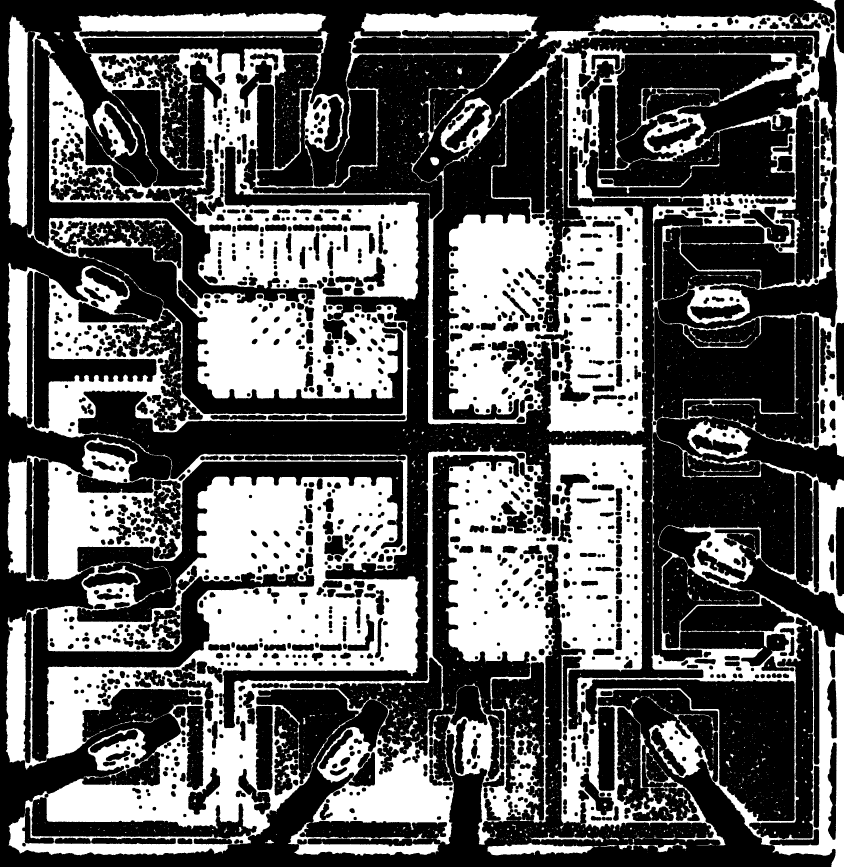
#> input picture metal/0.gif, 2531 x 2599 px, given in place of 54HC32_RCA_8825_die_120nmpp.jpg, which was not available (shown at 1/3 size)
$ python metal.py
#> lines starting #> are read from the running program, lines starting #| are printed output that depends on the picture; after the words box and inside, x2 and y2 are one past the last pixel; in counts of white or black regions, pixels touching at a corner belong together; pictures that were not available may be replaced by others from this repository, and a replacement may not be noted
import matplotlib.pyplot as plt
import imageio.v2 as imageio
from skimage import morphology
from sklearn.cluster import KMeans
from sklearn.utils import shuffle

from k_means import *

filename = "54HC32_RCA_8825_die_120nmpp.jpg"
N_CLUSTERS = 6
SUBSET_SIZE=1000
DOWNSAMPLING = 4
CLOSING_SIZE = 20//DOWNSAMPLING

# reading input image
img = imageio.imread(filename)
#> img is the input picture: shape (2599, 2531, 3); 38.2% white; 3233 white regions (2909 under 20 px), largest, box (x1, y1, x2, y2) and area: (18, 0, 2531, 2599) 2406984, (23, 47, 87, 682) 32083, (864, 2467, 1319, 2567) 14426
img = img[::DOWNSAMPLING,::DOWNSAMPLING,:]
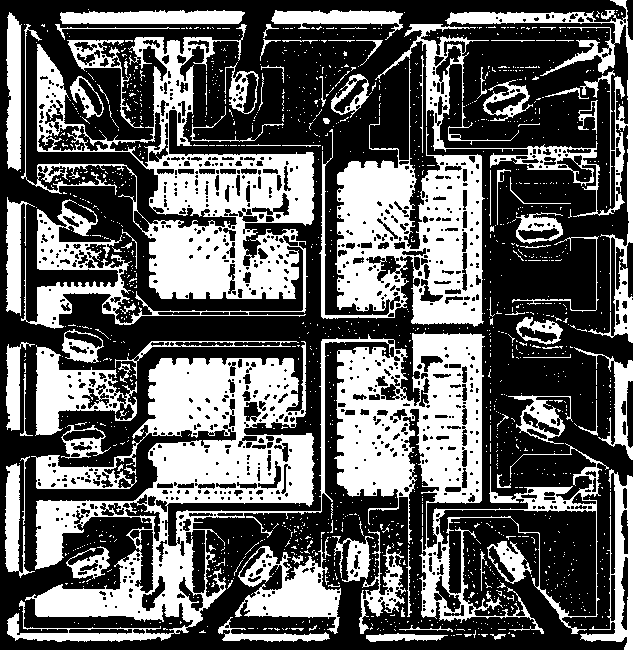
#> img: shape (650, 633, 3); 38.2% white; 1508 white regions (1417 under 20 px), largest, box (x1, y1, x2, y2) and area: (7, 332, 609, 642) 56856, (21, 24, 315, 329) 29424, (319, 60, 485, 327) 18564
X, Y, _ = img.shape
#> X = 650; Y = 633

# k_mean clustering
img_2d = np.reshape(img, (X * Y, 3))
subset = shuffle(img_2d, n_samples=SUBSET_SIZE)
#> subset = 1000 rows, first 8: [255, 255, 255], [0, 0, 0], [0, 0, 0], [0, 0, 0], [0, 0, 0], [0, 0, 0], [0, 0, 0], [0, 0, 0]
kmeans = KMeans(n_clusters=N_CLUSTERS).fit(subset)
labels = kmeans.predict(img_2d)
print(f'{kmeans.cluster_centers_ = }')
#| kmeans.cluster_centers_ = array([[-4.68958206e-13, -4.68958206e-13, -4.68958206e-13],
#|        [ 2.55000000e+02,  2.55000000e+02,  2.55000000e+02],
#|        [ 0.00000000e+00,  0.00000000e+00,  0.00000000e+00],
#|        [ 0.00000000e+00,  0.00000000e+00,  0.00000000e+00],
#|        [ 0.00000000e+00,  0.00000000e+00,  0.00000000e+00],
#|        [ 0.00000000e+00,  0.00000000e+00,  0.00000000e+00]])
clustered_img = kmeans.cluster_centers_[labels].reshape(X, Y, -1) / 255.0
plt.imshow(clustered_img)
plt.show()

# [5 lines of commented-out code are left out]

labels2d = labels.reshape(X,Y)
for cluster in range(N_CLUSTERS):
    metal = (labels2d == cluster)
    # closing elliminates holes in the set
    metal = morphology.binary_closing(metal, morphology.disk(CLOSING_SIZE))
    imageio.imwrite(f"metal/{cluster}.gif", 255*metal.astype(np.uint8))
#> this loop made 6 passes
#> pass 2, `metal = morphology.binary_closing(metal, morphology.disk(CLOSING_SIZE))`:
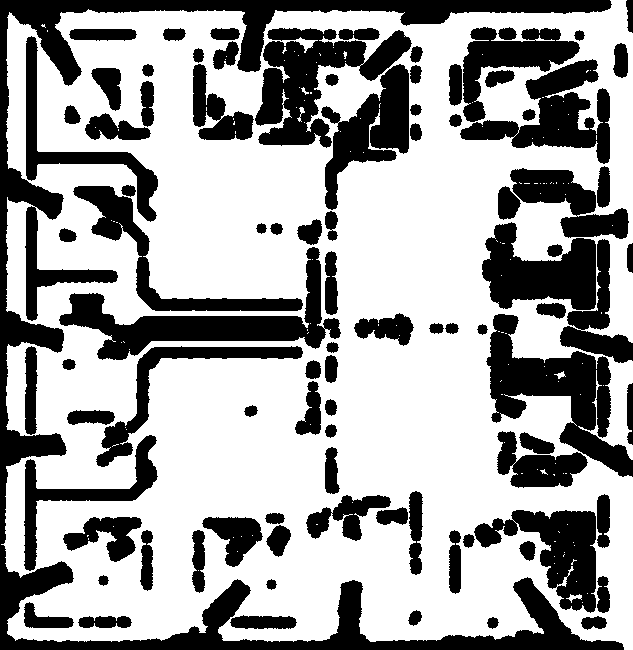
#> metal: shape (650, 633) bool; 64.4% white; 92 black regions, largest, box (x1, y1, x2, y2) and area: (0, 0, 624, 650) 34740, (486, 314, 633, 477) 9013, (255, 28, 412, 148) 8434

    # [30 lines of commented-out code are left out]

$ run again, on metal/4.gif
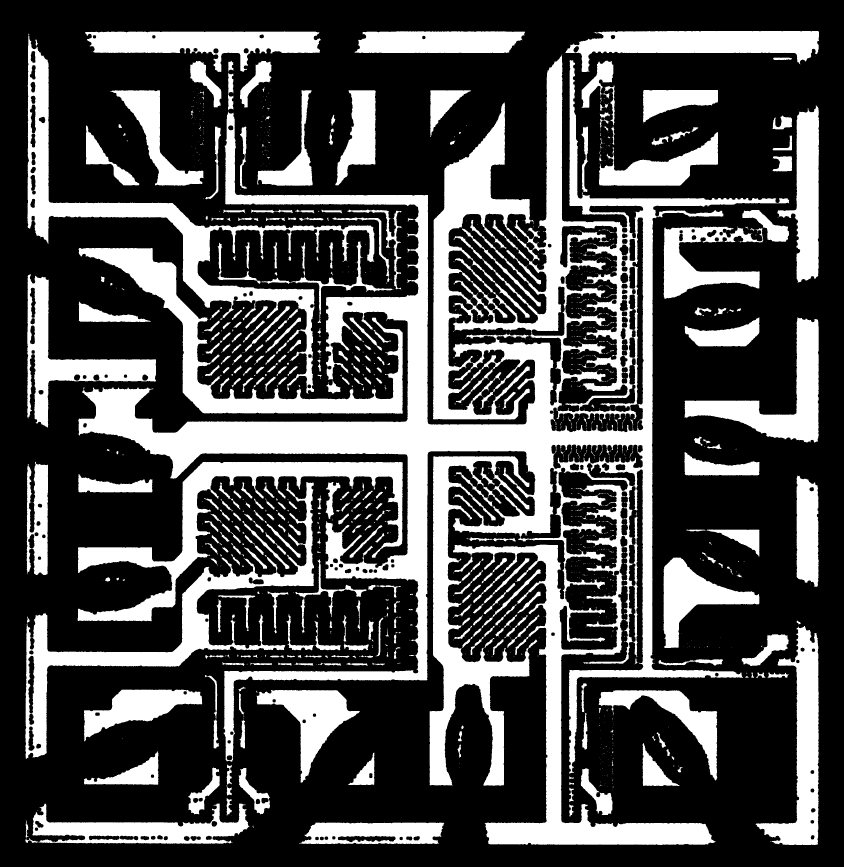
#> input picture metal/4.gif, 2531 x 2599 px, given in place of 54HC32_RCA_8825_die_120nmpp.jpg, which was not available (shown at 1/3 size)
#> img is the input picture: shape (2599, 2531, 3); 30.1% white; 1476 white regions (1063 under 20 px), largest, box (x1, y1, x2, y2) and area: (235, 163, 2368, 2535) 833086, (82, 101, 1123, 1181) 91768, (76, 1446, 942, 2277) 76802
#> `img = img[::DOWNSAMPLING,::DOWNSAMPLING,:]`:
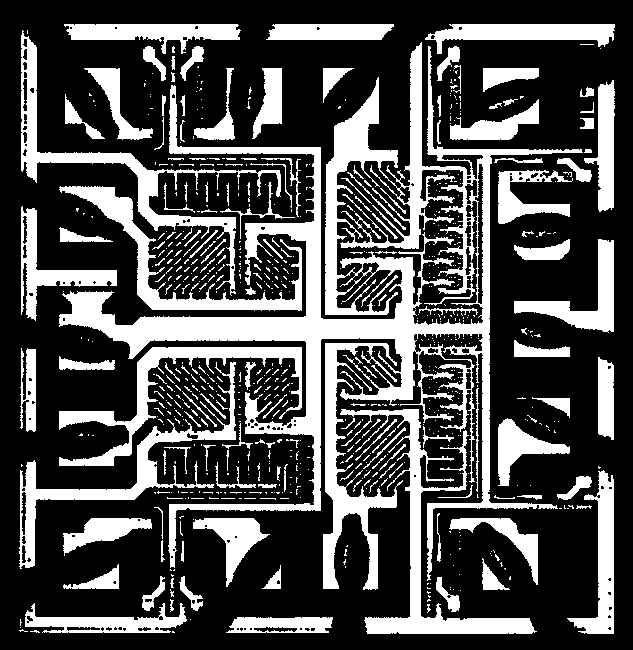
#> img: shape (650, 633, 3); 30% white; 741 white regions (592 under 20 px), largest, box (x1, y1, x2, y2) and area: (59, 42, 583, 581) 39534, (340, 409, 537, 634) 6241, (21, 30, 281, 296) 5632
#> subset = 1000 rows, first 8: [255, 255, 255], [0, 0, 0], [255, 255, 255], [0, 0, 0], [0, 0, 0], [255, 255, 255], [0, 0, 0], [255, 255, 255]
#| kmeans.cluster_centers_ = array([[7.2475359e-13, 7.2475359e-13, 7.2475359e-13],
#|        [2.5500000e+02, 2.5500000e+02, 2.5500000e+02],
#|        [0.0000000e+00, 0.0000000e+00, 0.0000000e+00],
#|        [0.0000000e+00, 0.0000000e+00, 0.0000000e+00],
#|        [0.0000000e+00, 0.0000000e+00, 0.0000000e+00],
#|        [0.0000000e+00, 0.0000000e+00, 0.0000000e+00]])
#> the loop `for cluster in range(N_CLUSTERS):` made 6 passes
#> pass 2, `metal = morphology.binary_closing(metal, morphology.disk(CLOSING_SIZE))`:
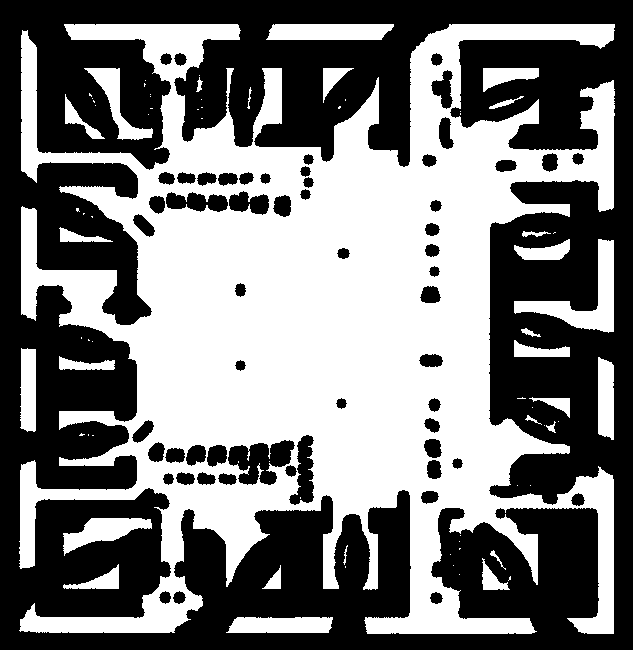
#> metal: shape (650, 633) bool; 48.1% white; 74 white regions (46 under 20 px), largest, box (x1, y1, x2, y2) and area: (19, 24, 615, 634) 180240, (514, 239, 614, 333) 2766, (266, 24, 394, 40) 1896

$ run again, on metal/5.gif
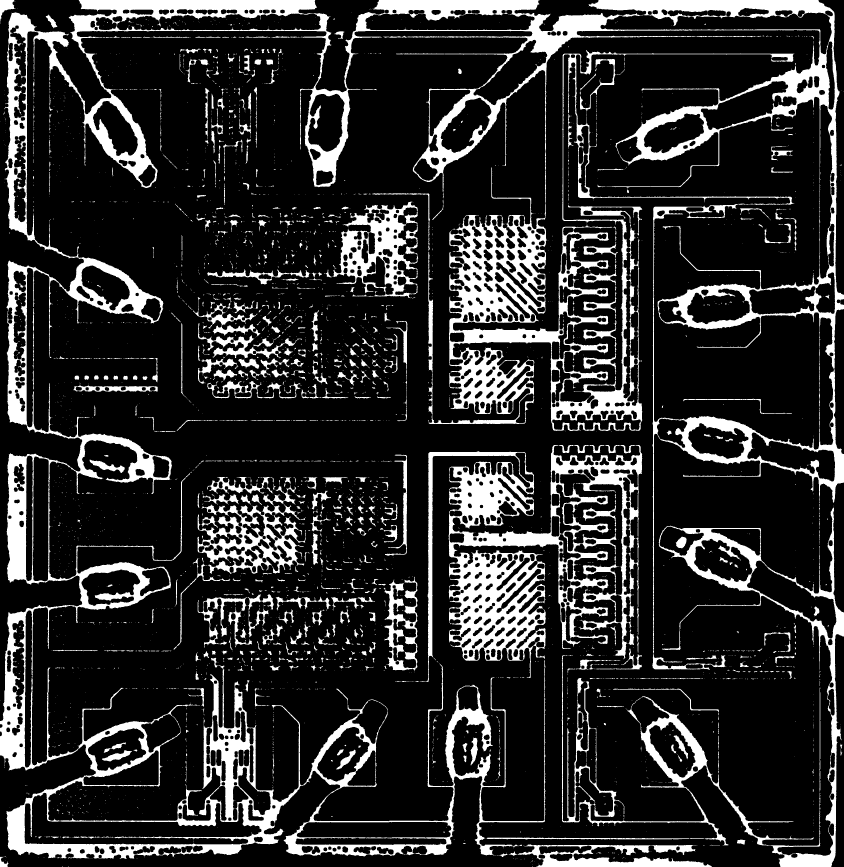
#> input picture metal/5.gif, 2531 x 2599 px, given in place of 54HC32_RCA_8825_die_120nmpp.jpg, which was not available (shown at 1/3 size)
#> img is the input picture: shape (2599, 2531, 3); 17.3% white; 3682 white regions (2915 under 20 px), largest, box (x1, y1, x2, y2) and area: (0, 0, 2531, 2577) 672621, (1260, 1335, 1927, 2046) 146733, (1685, 1521, 2531, 2599) 69130
#> `img = img[::DOWNSAMPLING,::DOWNSAMPLING,:]`:
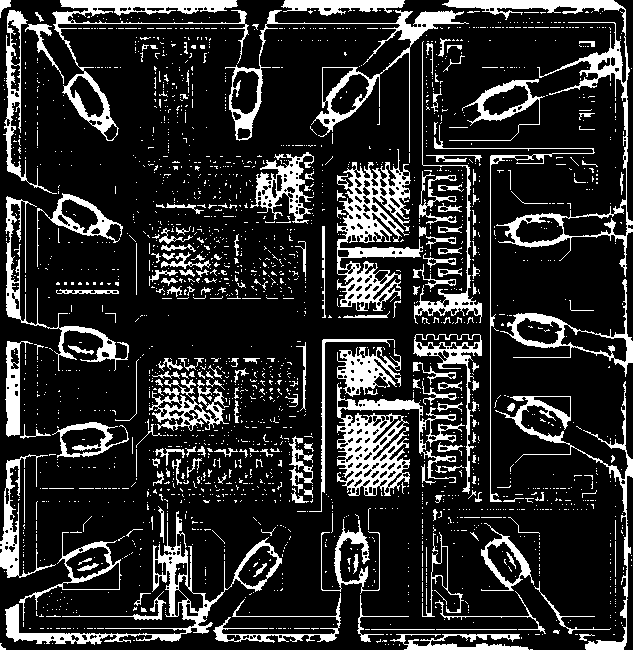
#> img: shape (650, 633, 3); 17.4% white; 2159 white regions (1958 under 20 px), largest, box (x1, y1, x2, y2) and area: (337, 149, 423, 311) 5162, (337, 383, 465, 496) 4850, (442, 0, 633, 277) 4735
#> subset = 1000 rows, first 8: [0, 0, 0], [0, 0, 0], [0, 0, 0], [0, 0, 0], [0, 0, 0], [0, 0, 0], [0, 0, 0], [0, 0, 0]
#| kmeans.cluster_centers_ = array([[2.13162821e-14, 2.13162821e-14, 2.13162821e-14],
#|        [2.55000000e+02, 2.55000000e+02, 2.55000000e+02],
#|        [2.13162821e-14, 2.13162821e-14, 2.13162821e-14],
#|        [2.13162821e-14, 2.13162821e-14, 2.13162821e-14],
#|        [2.13162821e-14, 2.13162821e-14, 2.13162821e-14],
#|        [2.13162821e-14, 2.13162821e-14, 2.13162821e-14]])
#> the loop `for cluster in range(N_CLUSTERS):` made 6 passes
#> pass 1, `metal = morphology.binary_closing(metal, morphology.disk(CLOSING_SIZE))`:
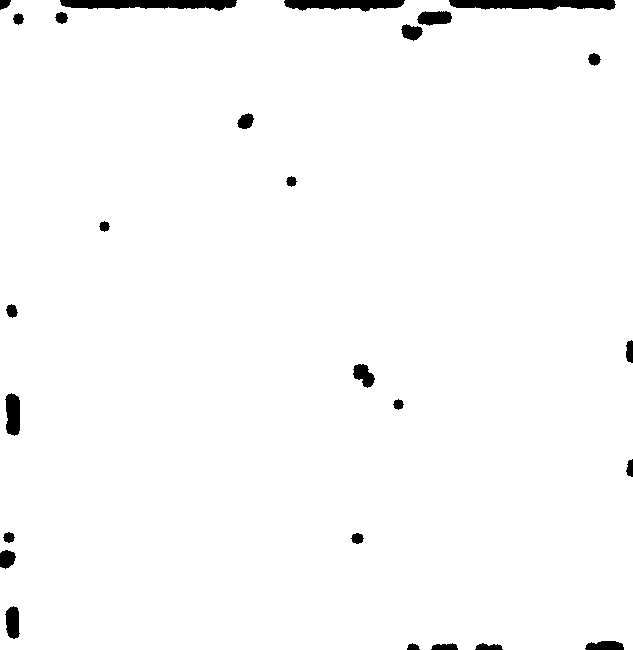
#> metal: shape (650, 633) bool; 98.1% white; 26 black regions, largest, box (x1, y1, x2, y2) and area: (60, 0, 237, 11) 1423, (449, 0, 616, 10) 1375, (284, 0, 405, 12) 1010
